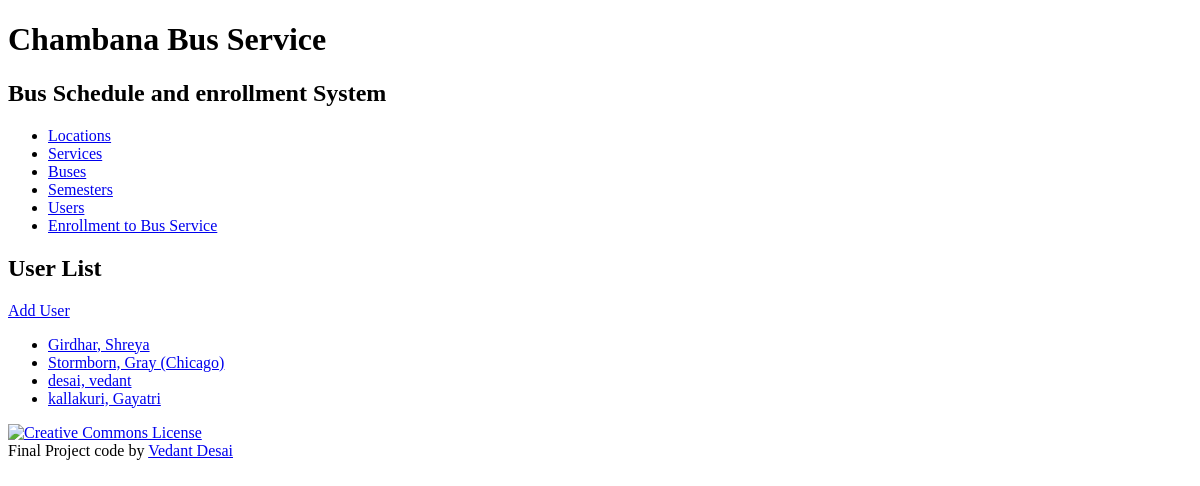
The page /user/ on the database as committed earlier.
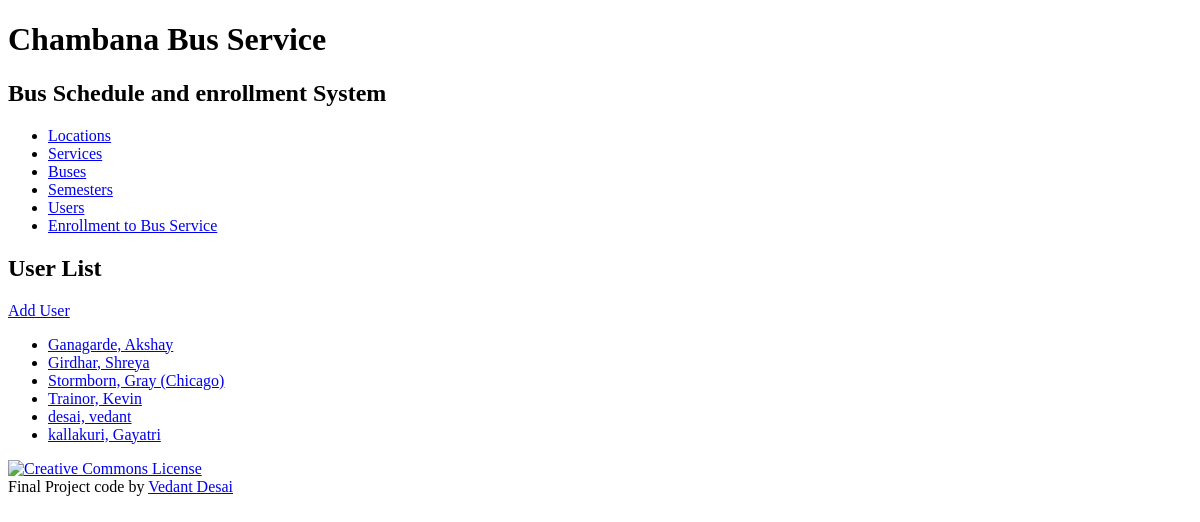
The same page on the database as committed later.
### bookinginfo/models.py (models this page shows, shortened)
class User(models.Model):
    user_id = models.AutoField(primary_key=True)
    first_name = models.CharField(max_length=45)
    last_name = models.CharField(max_length=45)
    disambiguator = models.CharField(max_length=45, blank=True, default='')
    def __str__(self):
        result = ''
        if self.disambiguator == '':
            result = '%s, %s' % (self.last_name, self.first_name)
        else:
            result = '%s, %s (%s)' % (self.last_name, self.first_name, self.disambiguator)
        return result
    def get_absolute_url(self):
        return reverse('bookinginfo_user_detail_urlpattern',
                       kwargs={'pk': self.pk}
                       )
    class Meta:
        ordering = ['last_name', 'first_name', 'disambiguator']
        constraints = [
            UniqueConstraint(fields=['last_name', 'first_name', 'disambiguator'], name='unique_user')
        ]

### bookinginfo/views.py (the view)
class UserList(View):
    def get(self, request):
        return render(
            request,
            'bookinginfo/user_list.html',
            {'user_list': User.objects.all()}
        )

### bookinginfo/templates/bookinginfo/user_list.html (shortened to what this page needs)
{% extends 'bookinginfo/base.html' %}
{% block content %}
<h2>User List</h2>
    <div>
    <a href="{% url 'bookinginfo_user_create_urlpattern' %}">Add User</a>
    </div>
<ul>
    {% for user in user_list %}
    <li>
      <a href="{{ user.get_absolute_url }}">{{ user }}</a>
    </li>
    {% empty %}
      <li><em> There are currently no user available.</em></li>
    {% endfor %}
</ul>
{% endblock %}

Rows that differ between the two databases and show on the page:
added User: disambiguator+last_name+first_name "Ganagarde, Akshay"
added User: disambiguator+last_name+first_name "Trainor, Kevin"
